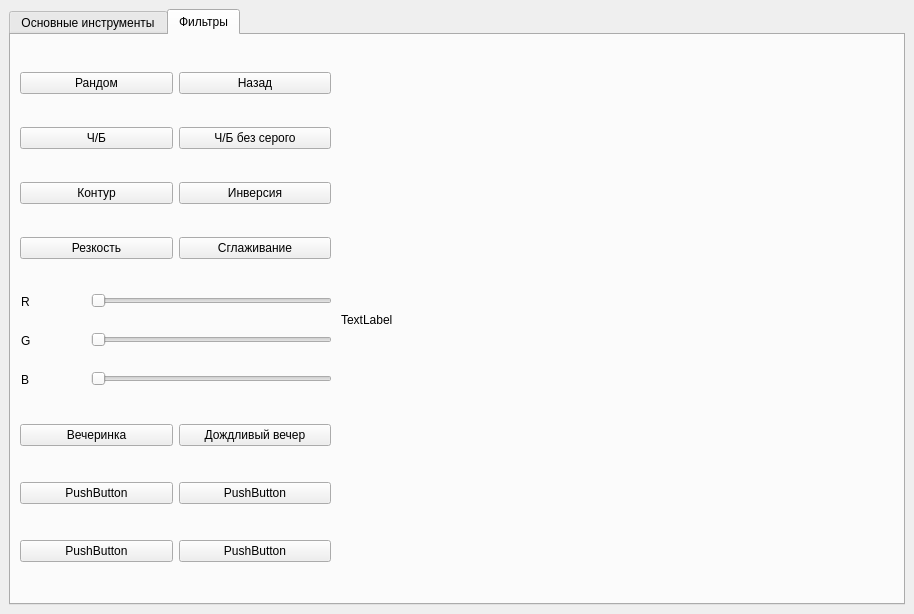
<?xml version="1.0" encoding="UTF-8"?>
<ui version="4.0">
 <class>MainWindow</class>
 <widget class="QMainWindow" name="MainWindow">
  <property name="geometry">
   <rect>
    <x>0</x>
    <y>0</y>
    <width>914</width>
    <height>614</height>
   </rect>
  </property>
  <property name="windowTitle">
   <string>PIL 2.0</string>
  </property>
  <widget class="QWidget" name="centralwidget">
   <layout class="QVBoxLayout" name="verticalLayout_2">
    <item>
     <widget class="QTabWidget" name="Paint">
      <property name="currentIndex">
       <number>1</number>
      </property>
      <widget class="QWidget" name="MainTools">
       <attribute name="title">
        <string>Основные инструменты</string>
       </attribute>
       <widget class="QLabel" name="picture1">
        <property name="geometry">
         <rect>
          <x>330</x>
          <y>-10</y>
          <width>570</width>
          <height>590</height>
         </rect>
        </property>
        <property name="text">
         <string>TextLabel</string>
        </property>
       </widget>
       <widget class="QWidget" name="horizontalLayoutWidget">
        <property name="geometry">
         <rect>
          <x>9</x>
          <y>9</y>
          <width>311</width>
          <height>81</height>
         </rect>
        </property>
        <layout class="QHBoxLayout" name="horizontalLayout">
         <item>
          <widget class="QPushButton" name="ClockwiseRotation">
           <property name="text">
            <string>По часовой стрелке</string>
           </property>
          </widget>
         </item>
         <item>
          <widget class="QPushButton" name="CounterclockwiseRotation">
           <property name="text">
            <string>Против часовой стрелки</string>
           </property>
          </widget>
         </item>
        </layout>
       </widget>
       <widget class="QWidget" name="verticalLayoutWidget_3">
        <property name="geometry">
         <rect>
          <x>9</x>
          <y>469</y>
          <width>321</width>
          <height>101</height>
         </rect>
        </property>
        <layout class="QVBoxLayout" name="verticalLayout_4">
         <item>
          <widget class="QPushButton" name="OneStepBack1">
           <property name="text">
            <string>Назад</string>
           </property>
          </widget>
         </item>
         <item>
          <widget class="QPushButton" name="Back">
           <property name="text">
            <string>Отменить все</string>
           </property>
          </widget>
         </item>
        </layout>
       </widget>
       <widget class="QWidget" name="verticalLayoutWidget_4">
        <property name="geometry">
         <rect>
          <x>130</x>
          <y>70</y>
          <width>191</width>
          <height>151</height>
         </rect>
        </property>
        <layout class="QVBoxLayout" name="verticalLayout">
         <item>
          <widget class="QSlider" name="DegreeChanger">
           <property name="maximum">
            <number>360</number>
           </property>
           <property name="pageStep">
            <number>1</number>
           </property>
           <property name="sliderPosition">
            <number>0</number>
           </property>
           <property name="orientation">
            <enum>Qt::Horizontal</enum>
           </property>
          </widget>
         </item>
         <item>
          <widget class="QSlider" name="VisibilitySlider">
           <property name="maximum">
            <number>255</number>
           </property>
           <property name="value">
            <number>255</number>
           </property>
           <property name="orientation">
            <enum>Qt::Horizontal</enum>
           </property>
          </widget>
         </item>
        </layout>
       </widget>
       <widget class="QWidget" name="verticalLayoutWidget_5">
        <property name="geometry">
         <rect>
          <x>10</x>
          <y>84</y>
          <width>120</width>
          <height>121</height>
         </rect>
        </property>
        <layout class="QVBoxLayout" name="verticalLayout_5">
         <item>
          <widget class="QLabel" name="label">
           <property name="text">
            <string>Поворот</string>
           </property>
           <property name="margin">
            <number>10</number>
           </property>
          </widget>
         </item>
         <item>
          <widget class="QLabel" name="label_2">
           <property name="text">
            <string>Прозрачность</string>
           </property>
           <property name="margin">
            <number>10</number>
           </property>
          </widget>
         </item>
        </layout>
       </widget>
       <widget class="QLabel" name="logo">
        <property name="geometry">
         <rect>
          <x>20</x>
          <y>310</y>
          <width>301</width>
          <height>161</height>
         </rect>
        </property>
        <property name="text">
         <string>TextLabel</string>
        </property>
       </widget>
       <widget class="QWidget" name="gridLayoutWidget_2">
        <property name="geometry">
         <rect>
          <x>9</x>
          <y>209</y>
          <width>311</width>
          <height>111</height>
         </rect>
        </property>
        <layout class="QGridLayout" name="gridLayout">
         <item row="0" column="0">
          <widget class="QPushButton" name="Fading">
           <property name="text">
            <string>Блеклость</string>
           </property>
          </widget>
         </item>
         <item row="0" column="1">
          <widget class="QPushButton" name="Contrast">
           <property name="text">
            <string>Контраст</string>
           </property>
          </widget>
         </item>
         <item row="1" column="0">
          <widget class="QPushButton" name="LessBright">
           <property name="text">
            <string>Понизить яркость</string>
           </property>
          </widget>
         </item>
         <item row="1" column="1">
          <widget class="QPushButton" name="MoreBright">
           <property name="text">
            <string>Повысить яркость</string>
           </property>
          </widget>
         </item>
        </layout>
       </widget>
      </widget>
      <widget class="QWidget" name="Filters">
       <attribute name="title">
        <string>Фильтры</string>
       </attribute>
       <widget class="QLabel" name="picture2">
        <property name="geometry">
         <rect>
          <x>330</x>
          <y>-10</y>
          <width>570</width>
          <height>590</height>
         </rect>
        </property>
        <property name="text">
         <string>TextLabel</string>
        </property>
       </widget>
       <widget class="QWidget" name="gridLayoutWidget">
        <property name="geometry">
         <rect>
          <x>9</x>
          <y>10</y>
          <width>311</width>
          <height>241</height>
         </rect>
        </property>
        <layout class="QGridLayout" name="Filters_2">
         <item row="1" column="1">
          <widget class="QPushButton" name="BlackWhiteNoGray">
           <property name="text">
            <string>Ч/Б без серого</string>
           </property>
          </widget>
         </item>
         <item row="3" column="0">
          <widget class="QPushButton" name="Sharpness">
           <property name="text">
            <string>Резкость</string>
           </property>
          </widget>
         </item>
         <item row="2" column="1">
          <widget class="QPushButton" name="Inversion">
           <property name="text">
            <string>Инверсия</string>
           </property>
          </widget>
         </item>
         <item row="3" column="1">
          <widget class="QPushButton" name="Smoothing">
           <property name="text">
            <string>Сглаживание</string>
           </property>
          </widget>
         </item>
         <item row="1" column="0">
          <widget class="QPushButton" name="BlackWhite">
           <property name="text">
            <string>Ч/Б</string>
           </property>
          </widget>
         </item>
         <item row="2" column="0">
          <widget class="QPushButton" name="Borders">
           <property name="text">
            <string>Контур</string>
           </property>
          </widget>
         </item>
         <item row="0" column="0">
          <widget class="QPushButton" name="Random">
           <property name="text">
            <string>Рандом</string>
           </property>
          </widget>
         </item>
         <item row="0" column="1">
          <widget class="QPushButton" name="OneStepBack2">
           <property name="text">
            <string>Назад</string>
           </property>
          </widget>
         </item>
        </layout>
       </widget>
       <widget class="QWidget" name="verticalLayoutWidget_6">
        <property name="geometry">
         <rect>
          <x>10</x>
          <y>250</y>
          <width>71</width>
          <height>111</height>
         </rect>
        </property>
        <layout class="QVBoxLayout" name="verticalLayout_6">
         <item>
          <widget class="QLabel" name="label_11">
           <property name="text">
            <string>R</string>
           </property>
          </widget>
         </item>
         <item>
          <widget class="QLabel" name="label_12">
           <property name="text">
            <string>G</string>
           </property>
          </widget>
         </item>
         <item>
          <widget class="QLabel" name="label_13">
           <property name="text">
            <string>B</string>
           </property>
          </widget>
         </item>
        </layout>
       </widget>
       <widget class="QWidget" name="verticalLayoutWidget_7">
        <property name="geometry">
         <rect>
          <x>80</x>
          <y>240</y>
          <width>241</width>
          <height>131</height>
         </rect>
        </property>
        <layout class="QVBoxLayout" name="Sliders_2">
         <item>
          <widget class="QSlider" name="RedSlider">
           <property name="minimum">
            <number>0</number>
           </property>
           <property name="maximum">
            <number>255</number>
           </property>
           <property name="pageStep">
            <number>15</number>
           </property>
           <property name="orientation">
            <enum>Qt::Horizontal</enum>
           </property>
           <property name="tickPosition">
            <enum>QSlider::NoTicks</enum>
           </property>
           <property name="tickInterval">
            <number>15</number>
           </property>
          </widget>
         </item>
         <item>
          <widget class="QSlider" name="GreenSlider">
           <property name="minimum">
            <number>0</number>
           </property>
           <property name="maximum">
            <number>255</number>
           </property>
           <property name="pageStep">
            <number>15</number>
           </property>
           <property name="orientation">
            <enum>Qt::Horizontal</enum>
           </property>
           <property name="tickPosition">
            <enum>QSlider::NoTicks</enum>
           </property>
           <property name="tickInterval">
            <number>15</number>
           </property>
          </widget>
         </item>
         <item>
          <widget class="QSlider" name="BlueSlider">
           <property name="minimum">
            <number>0</number>
           </property>
           <property name="maximum">
            <number>255</number>
           </property>
           <property name="pageStep">
            <number>15</number>
           </property>
           <property name="orientation">
            <enum>Qt::Horizontal</enum>
           </property>
           <property name="tickPosition">
            <enum>QSlider::NoTicks</enum>
           </property>
           <property name="tickInterval">
            <number>15</number>
           </property>
          </widget>
         </item>
        </layout>
       </widget>
       <widget class="QWidget" name="gridLayoutWidget_3">
        <property name="geometry">
         <rect>
          <x>9</x>
          <y>359</y>
          <width>311</width>
          <height>201</height>
         </rect>
        </property>
        <layout class="QGridLayout" name="gridLayout_2">
         <item row="1" column="1">
          <widget class="QPushButton" name="pushButton_3">
           <property name="text">
            <string>PushButton</string>
           </property>
          </widget>
         </item>
         <item row="0" column="0">
          <widget class="QPushButton" name="Party">
           <property name="text">
            <string>Вечеринка</string>
           </property>
          </widget>
         </item>
         <item row="1" column="0">
          <widget class="QPushButton" name="pushButton_2">
           <property name="text">
            <string>PushButton</string>
           </property>
          </widget>
         </item>
         <item row="0" column="1">
          <widget class="QPushButton" name="ItIsPouring">
           <property name="text">
            <string>Дождливый вечер</string>
           </property>
          </widget>
         </item>
         <item row="2" column="0">
          <widget class="QPushButton" name="pushButton_4">
           <property name="text">
            <string>PushButton</string>
           </property>
          </widget>
         </item>
         <item row="2" column="1">
          <widget class="QPushButton" name="pushButton_5">
           <property name="text">
            <string>PushButton</string>
           </property>
          </widget>
         </item>
        </layout>
       </widget>
      </widget>
     </widget>
    </item>
   </layout>
  </widget>
 </widget>
 <resources/>
 <connections/>
</ui>
